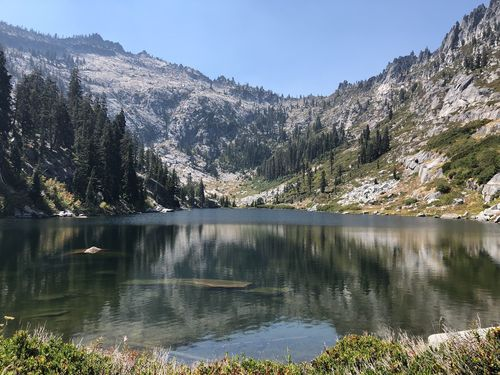
#> input picture labs/deep_dive_cv/alpine.jpg, 500 x 375 px
$ jupyter execute --allow-errors cv.ipynb
#> lines starting #> are read from the running program, lines starting #| are printed output that depends on the picture
# Deep Dive | Computer Vision

This notebook provides an introduction to basic and intermediate Computer Vision concepts. Developed in July 2021 for BWSI Racecar.

## 0.0 Image Formation

[cell 1]
import cv2 as cv
import matplotlib.pyplot as plt
import numpy as np

[cell 2]
path = "alpine.jpg"
#pull in an image
img = cv.imread(path)
#> img is the input picture: shape (375, 500, 3); mean B, G, R 117.5, 113.9, 105.7

[cell 3]
def show_image(image, size = 8) -> None:
    """
    Displays a color image in the Jupyter Notebook.
    """
    plt.figure(figsize=(size, size), dpi=100)
    plt.imshow(cv.cvtColor(image, cv.COLOR_BGR2RGB))

[cell 4]
show_image(img)

## 1.0 Image Processing with Point Operations
Let's try applying some simple pointwise operations to the image, starting with increasing brightness and contrast.

[cell 5]
def adjust_brightness_contrast(sample_image,brightness_adjustment=0.0, contrast_factor=1.0):
#> called with brightness_adjustment = 0.5, contrast_factor = 0.5
    image = np.copy(sample_image)
    image = np.multiply(image,contrast_factor)
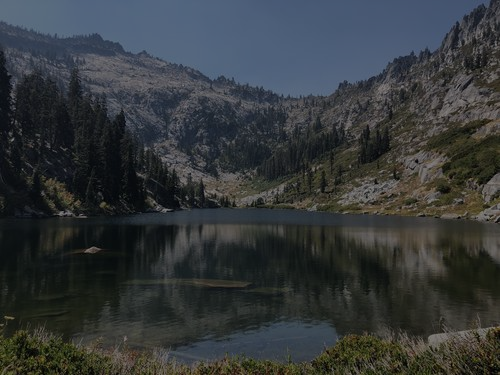
#> image: shape (375, 500, 3) float64; mean B, G, R 58.7, 57, 52.8
    image += brightness_adjustment
    image = np.clip(image,0,255).astype(np.uint8)
    return image

Play around with the brightness and contrast values until you find a combination that looks good to you!

[cell 6]
brightness = 0.5
contrast = 0.5
adjusted_image = adjust_brightness_contrast(img,brightness,contrast)
show_image(adjusted_image)

The following function implements histogram equalization on our image. Do you notice any differences

[cell 7]
def hisEqulColor(image_in):
    img = np.copy(image_in)
    ycrcb=cv.cvtColor(img,cv.COLOR_BGR2YCR_CB)
#> ycrcb: shape (375, 500, 3); mean of channels 0, 1, 2 111.9, 123.6, 131.2
    channels=cv.split(ycrcb)
    cv.equalizeHist(channels[0],channels[0])
    cv.merge(channels,ycrcb)
    cv.cvtColor(ycrcb,cv.COLOR_YCR_CB2BGR,img)
#> ycrcb: shape (375, 500, 3); mean of channels 0, 1, 2 128.2, 123.6, 131.2
    return img

equ = hisEqulColor(img)
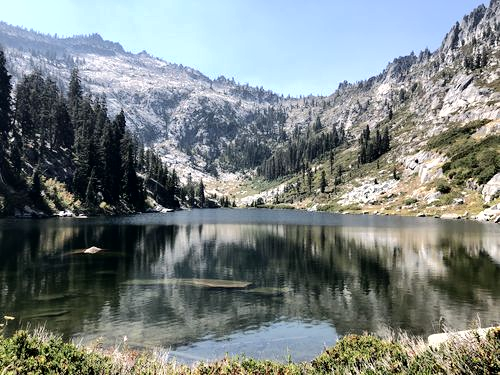
#> equ: shape (375, 500, 3); mean B, G, R 129.7, 130.2, 122
res = np.hstack((img,equ)) #stacking images side-by-side, with original image on the left and eq on right
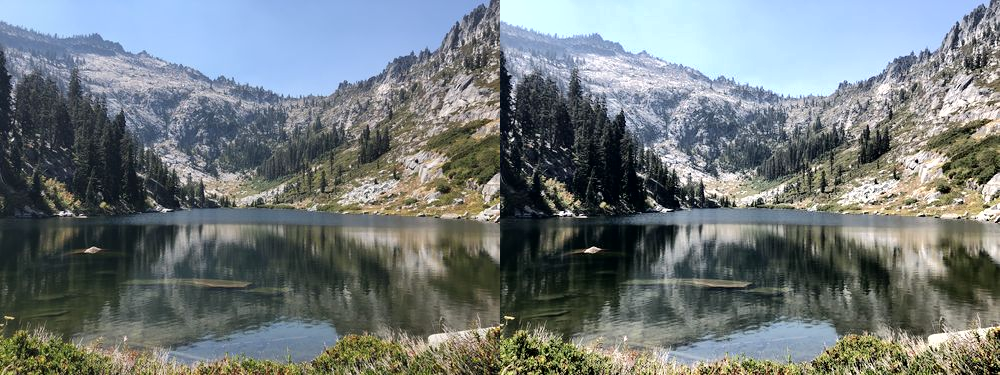
#> res: shape (375, 1000, 3); mean B, G, R 123.6, 122.1, 113.8
show_image(res)

## 2.0 Image Processing with Neighborhood Operations

Let's load in a different image to take a look at the effects of neighborhood operations.

[cell 8]
path = "stop.png"
#pull in an image
img = cv.imread(path)
#> (the rest of this cell did not finish here and is left out)


### 2.1 Linear Filters

#> (a cell that did not finish here is left out)

[cell 10]
def show_kernels_subplots(img):
    #TODO apply a box blur to the image and store it in box_img
    box_kernel = np.array([[1,1,1],
                           [1,1,1],
                           [1,1,1]]) * 1/9
    box_img = cv.filter2D(img, -1, box_kernel)

    #TODO apply a gaussian blur to the image and store it in gauss_img
    gauss_kernel = np.array([[1,2,1],
                             [2,4,2],
                             [1,2,1]]) * 1/16
    gauss_img = cv.filter2D(img, -1, gauss_kernel)

    #apply a sharpen kernel to the image and store it in sharp_img
    sharp_kernel = np.array([[0,-1,0],
                             [-1,5,-1],
                             [0,-1,0]])
    sharp_img = cv.filter2D(img, -1, sharp_kernel)

    #TODO apply a laplacian kernel to the image and store it in lap_img
    lap_kernel = np.array([[0,1,0],
                           [1,-4,1],
                           [0,1,0]])
    lap_img = cv.filter2D(img, -1, lap_kernel)

    #TODO apply a sobel_x kernel to the image and store it in sobx_img
    sobx_kernel = np.array([[-1,0,1],
                           [-2,0,2],
                           [-1,0,1]])
    sobx_img = cv.filter2D(img, -1, sobx_kernel)

    #TODO apply a sobel_y kernel to the image and store it in soby_img
    soby_kernel = np.array([[1,2,1],
                           [0,0,0],
                           [-1,-2,-1]])
    soby_img = cv.filter2D(img, -1, soby_kernel)

    fig, ( (ax1,ax2,ax3), (ax4,ax5,ax6) ) = plt.subplots(2, 3,figsize=(15,6))
    ax1.set_title("Box Blurred Image")
    ax1.imshow(cv.cvtColor(box_img, cv.COLOR_BGR2RGB))
    ax2.set_title("Gaussian Blurred Image")
    ax2.imshow(cv.cvtColor(gauss_img, cv.COLOR_BGR2RGB))
    ax3.set_title("Sharpened Image")
    ax3.imshow(cv.cvtColor(sharp_img, cv.COLOR_BGR2RGB))
    ax4.set_title("Laplacian Image")
    ax4.imshow(cv.cvtColor(lap_img, cv.COLOR_BGR2RGB))
    ax5.set_title("Sobel X Image")
    ax5.imshow(cv.cvtColor(sobx_img, cv.COLOR_BGR2RGB))
    ax6.set_title("Sobel Y Image")
    ax6.imshow(cv.cvtColor(soby_img, cv.COLOR_BGR2RGB))
    plt.show()

#> (a cell that did not finish here is left out)

### 2.2 Non-Linear Filters

Use the documentation on [cv.bilateralFilter](https://docs.opencv.org/4.5.2/d4/d86/group__imgproc__filter.html#ga9d7064d478c95d60003cf839430737ed) and [cv.medianBlur](https://docs.opencv.org/4.5.2/d4/d86/group__imgproc__filter.html#ga564869aa33e58769b4469101aac458f9) to apply these two filters to the image. Try tweaking the kernel size for medianBlur, what kernel size do we lose the texture of the road but maintain the characters on the stop sign? For the bilateral filter, start with the sigmaColor and sigmaSpace values at 10 each. Keep them matching, but try adjusting this value up and down. How does the image change when the sigma values are very large? very small?

[cell 12]
def show_non_linear_subplots(img):
    #TODO apply a median filtering to our image
    med_img = cv.medianBlur(img, 9)

    #TODO apply a bilateral filtering to our image
    i = 10
    bilat_img = cv.bilateralFilter(img,100,10 * i,10 * i)

    fig, ( (ax1,ax2)) = plt.subplots(1, 2,figsize=(15,6))
    ax1.set_title("Median Filtered Image")
    ax1.imshow(cv.cvtColor(med_img, cv.COLOR_BGR2RGB))
    ax2.set_title("Bilateral Filtered Image")
    ax2.imshow(cv.cvtColor(bilat_img, cv.COLOR_BGR2RGB))
    plt.show()

#> (a cell that did not finish here is left out)

#### 2.2.1 Binary Image Morphological Operations
Let's continue with our stop sign image, and try to mask out just the octagon using morphological operations.

First we need to grab just the red pixels:

#> (a cell that did not finish here is left out)

The following function showcases all of the morphology operations available to us. Take a look at the outputs.

[cell 15]
def show_morph_ops(img,kernel_size):
    kernel = np.ones((kernel_size,kernel_size),np.uint8)
    erosion = cv.erode(red,kernel,iterations = 1)
    dilation = cv.dilate(red,kernel,iterations = 1)
    opening = cv.morphologyEx(red, cv.MORPH_OPEN, kernel)
    closing = cv.morphologyEx(red, cv.MORPH_CLOSE, kernel)

    fig, ( (ax1,ax2,ax3,ax4)) = plt.subplots(1, 4,figsize=(15,6))
    ax1.set_title("Eroded Image")
    ax1.imshow(cv.cvtColor(erosion, cv.COLOR_BGR2RGB))
    ax2.set_title("Dilated Image")
    ax2.imshow(cv.cvtColor(dilation, cv.COLOR_BGR2RGB))
    ax3.set_title("Opened Image")
    ax3.imshow(cv.cvtColor(opening, cv.COLOR_BGR2RGB))
    ax4.set_title("Closed Image")
    ax4.imshow(cv.cvtColor(closing, cv.COLOR_BGR2RGB))
    plt.show()

#> (a cell that did not finish here is left out)

Now it's your turn, try to combine morph operations to extract just the octagon, without the legs or any background noise.

[cell 17]
def get_stop_sign(img,kernel_size):
    #TODO: combine morph operations to extract just the octagon, and store this mask in output_mask
    kernel = np.ones((kernel_size,kernel_size),np.uint8)
    dilation = cv.dilate(red,kernel,iterations = 2)
    erosion = cv.erode(dilation,kernel,iterations = 4)

    output_mask = erosion

    fig, ( (ax1,ax2,ax3)) = plt.subplots(1, 3,figsize=(15,6))
    ax1.set_title("Original Image")
    ax1.imshow(cv.cvtColor(img, cv.COLOR_BGR2RGB))
    ax2.set_title("Generated Mask")
    ax2.imshow(cv.cvtColor(output_mask, cv.COLOR_BGR2RGB))
    ax3.set_title("Masked Image")
    sign = (cv.cvtColor(cv.bitwise_and(img, img, mask=output_mask),cv.COLOR_BGR2RGB))
    ax3.imshow(sign)
    plt.show()

#> (a cell that did not finish here is left out)

How does your solution perform? What do you like about it, and what do you want to improve?

## 3.0 Feature Detection & Matching

Use the [OpenCV tutorial](https://docs.opencv.org/4.5.2/d1/d89/tutorial_py_orb.html) to generate keypoints for your stop sign image and the stop sign tile in this directory.

[cell 19]
#TODO generate keypoints for the stop sign image
tile = cv.imread("stop_tile.png")
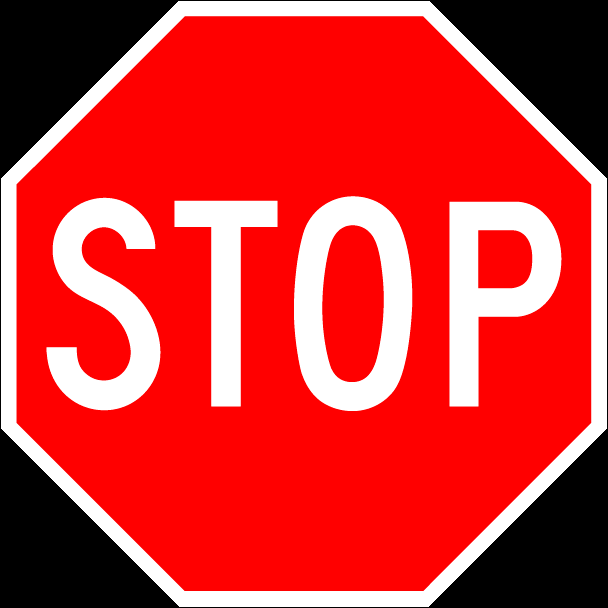
#> input picture labs/deep_dive_cv/stop_tile.png, 608 x 608 px
#> tile is the input picture: shape (608, 608, 3); mean B, G, R 51.4, 51.4, 209.6

# sign = cv.cvtColor(sign, cv.COLOR_RGB2BGR)
# show_image(sign)

orb = cv.ORB_create()
kp = orb.detect(tile, None)
#> kp = 447 keypoints; strongest (x, y, size): (75, 348, 31), (479, 231, 31), (480, 285, 44.6), (210, 228, 37.2)
kp, des = orb.compute(tile, kp)
tile2 = cv.drawKeypoints(tile, kp, None, color = (0,255,0), flags = 0)
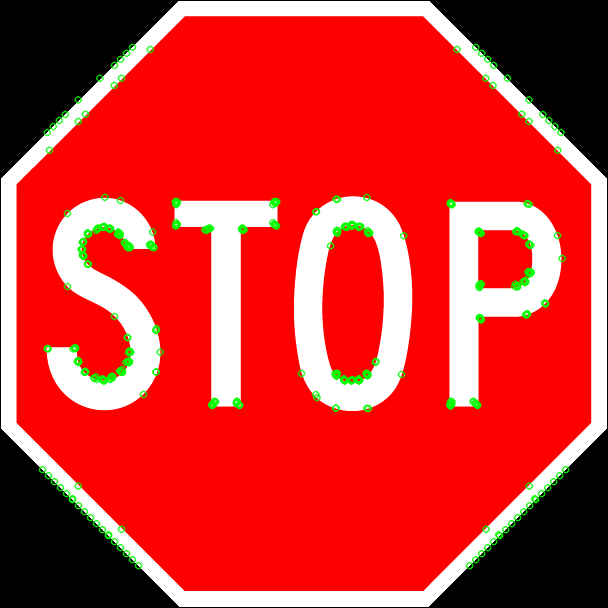
#> tile2: shape (608, 608, 3); mean B, G, R 49.4, 53.3, 206.1

orb2 = cv.ORB_create()
#> (the rest of this cell did not finish here and is left out)

Use this [OpenCV tutorial](https://docs.opencv.org/4.5.2/dc/dc3/tutorial_py_matcher.html) to try to match the keypoints in the tile to the image. How does it perform?

[cell 20]
# [8 lines of commented-out code are left out]

img1 = cv.imread('stop.png',cv.IMREAD_GRAYSCALE)
img2 = cv.imread('stop_tile.png',cv.IMREAD_GRAYSCALE)
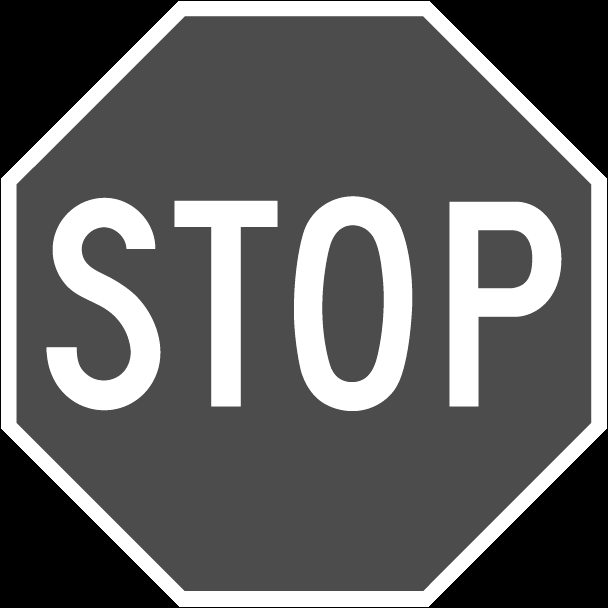
#> img2: shape (608, 608); min 0, max 255, mean 98.5


# find the keypoints and descriptors with SIFT
#> (the rest of this cell did not finish here and is left out)
